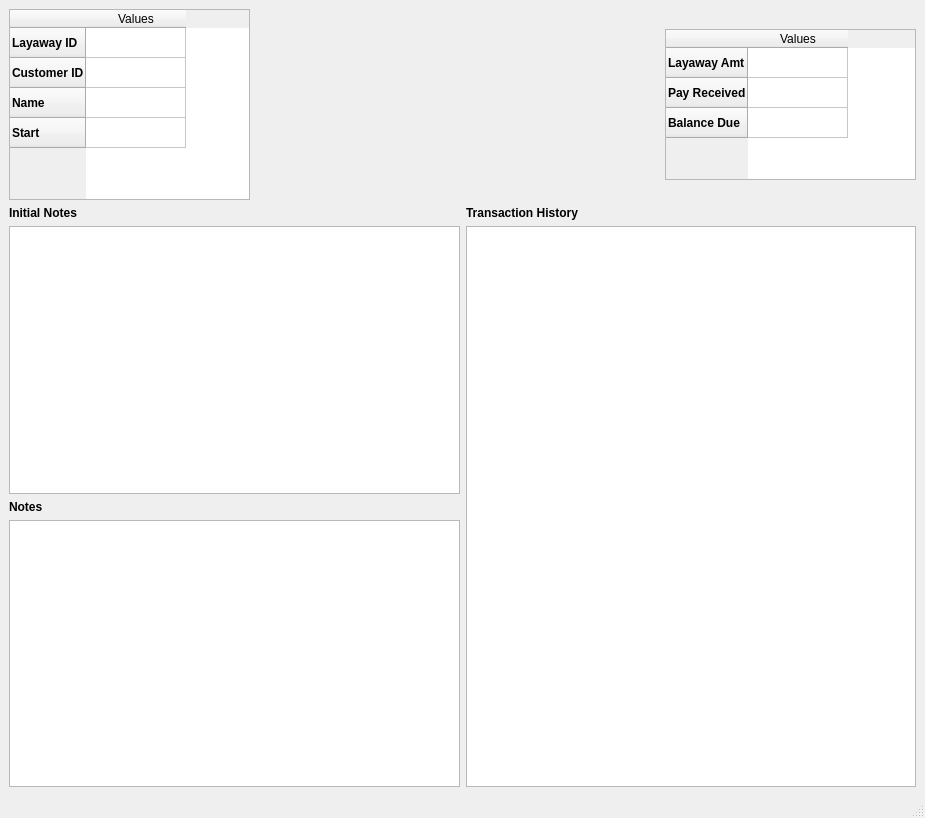
<?xml version="1.0" encoding="UTF-8"?>
<ui version="4.0">
 <class>MainWindow</class>
 <widget class="QMainWindow" name="MainWindow">
  <property name="geometry">
   <rect>
    <x>0</x>
    <y>0</y>
    <width>925</width>
    <height>818</height>
   </rect>
  </property>
  <property name="windowTitle">
   <string>MainWindow</string>
  </property>
  <widget class="QWidget" name="centralwidget">
   <layout class="QGridLayout" name="gridLayout">
    <item row="0" column="0">
     <layout class="QHBoxLayout" name="horizontalLayout">
      <item>
       <widget class="QTableWidget" name="data_table_1">
        <property name="maximumSize">
         <size>
          <width>241</width>
          <height>191</height>
         </size>
        </property>
        <row>
         <property name="text">
          <string>Layaway ID</string>
         </property>
         <property name="font">
          <font>
           <weight>75</weight>
           <bold>true</bold>
          </font>
         </property>
        </row>
        <row>
         <property name="text">
          <string>Customer ID</string>
         </property>
         <property name="font">
          <font>
           <weight>75</weight>
           <bold>true</bold>
          </font>
         </property>
        </row>
        <row>
         <property name="text">
          <string>Name</string>
         </property>
         <property name="font">
          <font>
           <weight>75</weight>
           <bold>true</bold>
          </font>
         </property>
        </row>
        <row>
         <property name="text">
          <string>Start</string>
         </property>
         <property name="font">
          <font>
           <weight>75</weight>
           <bold>true</bold>
          </font>
         </property>
        </row>
        <column>
         <property name="text">
          <string>Values</string>
         </property>
        </column>
       </widget>
      </item>
      <item>
       <spacer name="horizontalSpacer">
        <property name="maximumSize">
         <size>
          <width>43</width>
          <height>23</height>
         </size>
        </property>
        <property name="orientation">
         <enum>Qt::Horizontal</enum>
        </property>
        <property name="sizeHint" stdset="0">
         <size>
          <width>40</width>
          <height>20</height>
         </size>
        </property>
       </spacer>
      </item>
      <item>
       <widget class="QTableWidget" name="data_table_2">
        <property name="maximumSize">
         <size>
          <width>251</width>
          <height>151</height>
         </size>
        </property>
        <row>
         <property name="text">
          <string>Layaway Amt</string>
         </property>
         <property name="font">
          <font>
           <weight>75</weight>
           <bold>true</bold>
          </font>
         </property>
        </row>
        <row>
         <property name="text">
          <string>Pay Received</string>
         </property>
         <property name="font">
          <font>
           <weight>75</weight>
           <bold>true</bold>
          </font>
         </property>
        </row>
        <row>
         <property name="text">
          <string>Balance Due</string>
         </property>
         <property name="font">
          <font>
           <weight>75</weight>
           <bold>true</bold>
          </font>
         </property>
        </row>
        <column>
         <property name="text">
          <string>Values</string>
         </property>
        </column>
       </widget>
      </item>
     </layout>
    </item>
    <item row="1" column="0">
     <layout class="QHBoxLayout" name="horizontalLayout_2">
      <item>
       <layout class="QVBoxLayout" name="verticalLayout">
        <item>
         <widget class="QLabel" name="label">
          <property name="text">
           <string>&lt;html&gt;&lt;head/&gt;&lt;body&gt;&lt;p&gt;&lt;span style=&quot; font-weight:600;&quot;&gt;Initial Notes&lt;/span&gt;&lt;/p&gt;&lt;/body&gt;&lt;/html&gt;</string>
          </property>
         </widget>
        </item>
        <item>
         <widget class="QTextBrowser" name="textBrowser"/>
        </item>
        <item>
         <widget class="QLabel" name="label_2">
          <property name="text">
           <string>&lt;html&gt;&lt;head/&gt;&lt;body&gt;&lt;p&gt;&lt;span style=&quot; font-weight:600;&quot;&gt;Notes&lt;/span&gt;&lt;/p&gt;&lt;/body&gt;&lt;/html&gt;</string>
          </property>
         </widget>
        </item>
        <item>
         <widget class="QTextBrowser" name="textBrowser_2"/>
        </item>
       </layout>
      </item>
      <item>
       <layout class="QVBoxLayout" name="verticalLayout_2">
        <item>
         <widget class="QLabel" name="label_3">
          <property name="text">
           <string>&lt;html&gt;&lt;head/&gt;&lt;body&gt;&lt;p&gt;&lt;span style=&quot; font-weight:600;&quot;&gt;Transaction History&lt;/span&gt;&lt;/p&gt;&lt;/body&gt;&lt;/html&gt;</string>
          </property>
         </widget>
        </item>
        <item>
         <widget class="QTextBrowser" name="textBrowser_3"/>
        </item>
       </layout>
      </item>
     </layout>
    </item>
   </layout>
  </widget>
  <widget class="QMenuBar" name="menubar">
   <property name="geometry">
    <rect>
     <x>0</x>
     <y>0</y>
     <width>925</width>
     <height>27</height>
    </rect>
   </property>
  </widget>
  <widget class="QStatusBar" name="statusbar"/>
 </widget>
 <resources/>
 <connections/>
</ui>
